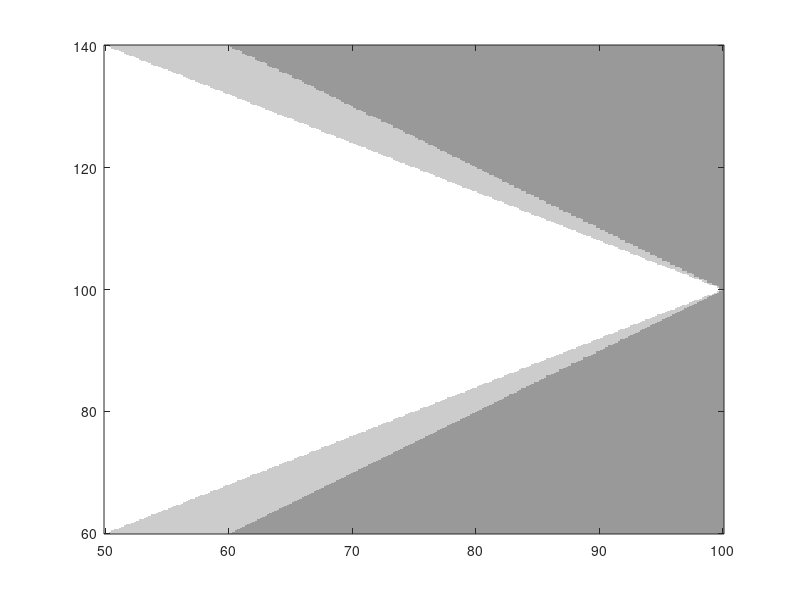

This chart was generated by the following MATLAB code:
% Test Rp function
Rp = zeros((140-60)*5+1, (100-50)*5+1);
x = 1; y = 1;
for Rg = 60:0.2:140
    x = 1;
    for Rf = 50:0.2:100
        %Rp(y,x) = RfRgToRp(Rf,Rg,110);
        if Rf > 100 - abs(100 - Rg)
            Rp(y,x) = 3;
        elseif Rf > 100 - abs(100 - Rg)*5/4
            Rp(y,x) = 2;
        else
            Rp(y,x) = 1;
        end
        x = x + 1;
    end
    y = y + 1;
end
colormap([1 1 1; 0.8 0.8 0.8; 0.6 0.6 0.6])
image([50 100], [60 140], Rp);
set(gca, 'ydir', 'normal');
clear x y Rf Rg